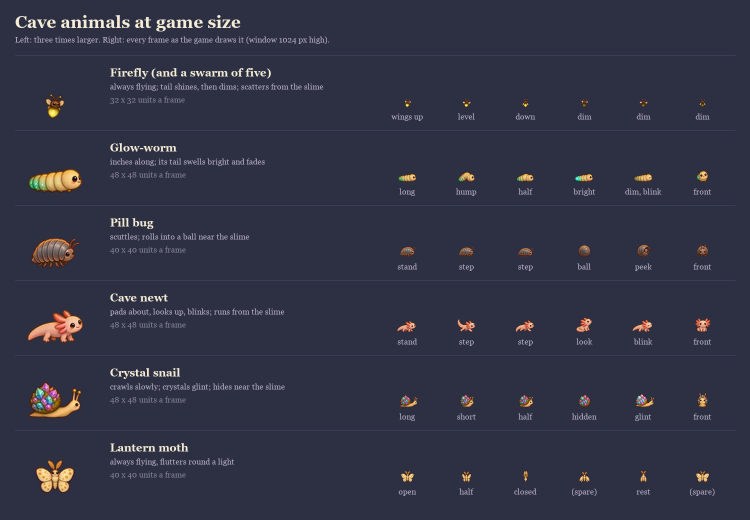
#> input picture asset/Originals/cave-animals/board/cave-animals-game-size.png, 1500 x 1040 px, given in place of cave-animals-2-7.png, which was not available (shown at 1/2 size)
$ python board.py ../board ../board/cave-animals-game-size.png
#> lines starting #> are read from the running program, lines starting #| are printed output that depends on the picture
# The cave animals' pick board (2026-11-12), in the look of the West town's boards
# (asset/Originals/town/villagers/tools/board.py).
#   python asset/Originals/cave-animals/tools/board.py <cuts dir> <out dir>
import sys
from PIL import Image, ImageDraw, ImageFont, ImageFilter

CUTS, OUT = sys.argv[1], sys.argv[2]
F = "C:/Windows/Fonts/"
def font(name, size): return ImageFont.truetype(F + name, size)
TITLE, HEAD, NAME, BODY, NUM = font("georgiab.ttf", 46), font("georgiab.ttf", 30), font("georgiab.ttf", 23), font("georgia.ttf", 17), font("georgiab.ttf", 20)
ITAL = font("georgiai.ttf", 17)
PAPER, INK, CARD = (52, 44, 58), (245, 236, 214), (74, 64, 80)
KIND = {"first": ((61, 130, 60), "FIRST SET"), "extra": ((196, 110, 30), "EXTRA"), "clash": ((176, 52, 52), "LOOKS LIKE AN ENEMY")}


def wrap(text, fnt, width, draw):
    words, lines, line = text.split(), [], ""
    for w in words:
        t = (line + " " + w).strip()
        if draw.textlength(t, font=fnt) <= width:
            line = t
        else:
            lines.append(line)
            line = w
    if line:
        lines.append(line)
    return lines


def card(fig_paths, code, name, role, where, kind, fig_h, cw=300, ch=430):
#> called with code = 'C1', name = 'Fireflies', kind = 'first', fig_h = 190, cw = 300, ch = 430
    c = Image.new("RGBA", (cw, ch), CARD + (255,))
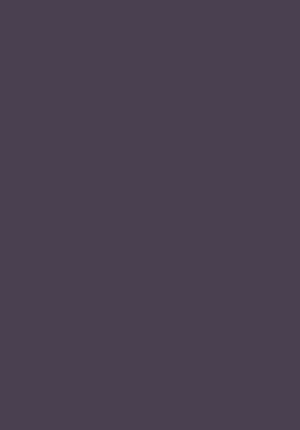
#> c: PIL image 300x430 RGBA; mean R, G, B, A 74, 64, 80, 255
    d = ImageDraw.Draw(c)
    d.rounded_rectangle((0, 0, cw - 1, ch - 1), 14, outline=(150, 130, 160), width=3)
    figs = [Image.open(p).convert("RGBA") for p in fig_paths]
#> figs = 1 item
    hs = fig_h if isinstance(fig_h, list) else [fig_h] * len(figs)
#> hs = [190]
    figs = [f.resize((max(1, int(f.width * h / f.height)), h), Image.LANCZOS) for f, h in zip(figs, hs)]
    total = sum(f.width for f in figs) + 6 * (len(figs) - 1)
#> total = 274
    scale = min(1.0, (cw - 24) / total)
#> scale = 1
    if scale < 1.0:
        figs = [f.resize((max(1, int(f.width * scale)), max(1, int(f.height * scale))), Image.LANCZOS) for f in figs]
        total = sum(f.width for f in figs) + 6 * (len(figs) - 1)
    x, base = (cw - total) // 2, 262
#> x = 13; base = 262
    for f in figs:
        sh = Image.new("RGBA", c.size, (0, 0, 0, 0))
        ImageDraw.Draw(sh).ellipse((x + f.width * 0.15, base - 10, x + f.width * 0.85, base + 8), fill=(10, 6, 14, 120))
        c.alpha_composite(sh.filter(ImageFilter.GaussianBlur(4)))
        c.alpha_composite(f, (x, base - f.height))
        x += f.width + 6
#> this loop made 1 pass
#> x on pass 1: 293
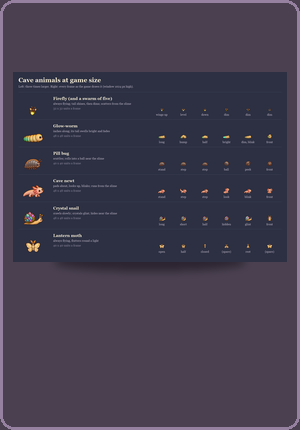
#> c: PIL image 300x430 RGBA; mean R, G, B, A 66.2, 61.1, 77.7, 255
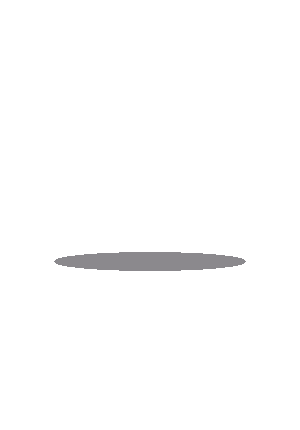
#> sh: PIL image 300x430 RGBA; mean R, G, B, A 0.2, 0.1, 0.3, 2.7; transparent parts drawn white
#> after the loop, x = 293
    col, label = KIND[kind]
    bw = max(52, d.textlength(code, font=NUM) + 20)
#> bw = 52
    d.rounded_rectangle((10, 10, 10 + bw, 46), 18, fill=col)
    d.text((10 + bw / 2, 28), code, font=NUM, fill="white", anchor="mm")
    tw = d.textlength(label, font=BODY) + 16
#> tw = 101.1
    d.rounded_rectangle((cw - tw - 10, 12, cw - 10, 40), 8, fill=col)
    d.text((cw - 10 - tw / 2, 26), label, font=BODY, fill="white", anchor="mm")
    y = 278
    d.text((cw / 2, y), name, font=NAME, fill=INK, anchor="ma")
    y += 32
    for ln in wrap(role, BODY, cw - 24, d):
#> in wrap, `words, lines, line = text.split(), [], ""`: words = ['A', 'swarm', 'that', 'drifts', 'and', 'blinks,', 'a', 'small', 'light', 'in', 'a', 'dark', 'room;', 'scatters', 'when', 'you', 'walk', 'in']; line = ''
        d.text((cw / 2, y), ln, font=BODY, fill=INK, anchor="ma")
        y += 22
#> this loop made 3 passes
#> after the loop, y = 376
    y += 6
#> y = 382
    for ln in wrap(where, ITAL, cw - 24, d):
        d.text((cw / 2, y), ln, font=ITAL, fill=(214, 190, 150), anchor="ma")
        y += 21
#> this loop made 3 passes
#> (ln, y) on passes 1 to 3: ('Dark rooms: the Mine, the', 403), ('glow-moss burrow, Weaver', 424), ('Hollow', 445)
#> after the loop, y = 445
    return c


def board(title, subtitle, sections, out, per_row=6, cw=300, ch=430):
    gap, margin = 18, 40
    width = margin * 2 + per_row * cw + (per_row - 1) * gap
    rows = []
    for head, cards in sections:
        rows.append(("head", head))
        for i in range(0, len(cards), per_row):
            rows.append(("cards", cards[i:i + per_row]))
    height = 150 + sum(60 if k == "head" else ch + gap for k, _ in rows) + margin
    img = Image.new("RGBA", (width, height), PAPER + (255,))
    d = ImageDraw.Draw(img)
    d.text((margin, 34), title, font=TITLE, fill=INK)
    d.text((margin, 94), subtitle, font=font("georgiai.ttf", 22), fill=(214, 190, 150))
    y = 150
    for kind, item in rows:
        if kind == "head":
            d.text((margin, y + 12), item, font=HEAD, fill=INK)
            y += 60
        else:
            x = margin
            for c in item:
                img.alpha_composite(c, (x, y))
                x += cw + gap
            y += ch + gap
    img.convert("RGB").save(out, quality=92)
    print(out, img.size)


def C(s, n): return f"{CUTS}/cave-animals-{s}-{n}.png"


first = [
    card([C(2, 7)], "C1", "Fireflies", "A swarm that drifts and blinks, a small light in a dark room; scatters when you walk in",
        "Dark rooms: the Mine, the glow-moss burrow, Weaver Hollow", "first", 190),
    card([C(1, 3)], "C2", "Glow-worm", "Inches along slowly, its tail pulsing teal; a faint light in the dark; takes no notice of you",
        "Cave floors by the walls: every cave", "first", 150),
    card([C(1, 4), C(1, 5)], "C3", "Pill bug", "Scuttles about; rolls into a ball when you come near",
        "Cavern floors, the Lair, the desert caves", "first", [130, 120]),
    card([C(1, 6)], "C4", "Cave newt", "Pads about a pool's bank, sits and blinks; darts away when you come close",
        "By the pools of the Crystal Caverns and Gloop", "first", 170),
    card([C(1, 7)], "C5", "Crystal snail", "Crawls very slowly, its crystals glinting; hides in its shell if you come near",
        "Crystal Caverns and the Crystal Mine", "first", 170),
    card([C(2, 0)], "C6", "Lantern moth", "Flutters round and round a light, never lands",
        "Round braziers, lamps and lanterns: the Mine's lamp tunnel, the Lair", "first", 160),
]
#> call 2 of card, with code = 'C2', name = 'Glow-worm', where = 'Cave floors by the walls: every cave', kind = 'first', fig_h = 150, cw = 300, ch = 430
#> in card (call 2), `hs = fig_h if isinstance(fig_h, list) else [fig_h] * len(figs)`: hs = [150]
#> in card (call 2), `total = sum(f.width for f in figs) + 6 * (len(figs) - 1)`: total = 216
#> in card (call 2), `x, base = (cw - total) // 2, 262`: x = 42
#> the loop in card (call 2), `for f in figs:` made 1 pass
#> x on pass 1: 264
#> after the loop in card (call 2), `for f in figs:`:
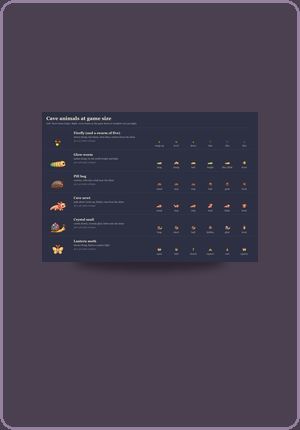
#> c: PIL image 300x430 RGBA; mean R, G, B, A 70.1, 63, 79.5, 255
#> after the loop in card (call 2), `for f in figs:`: x = 264
#> the loop in card (call 2), `for ln in wrap(role, BODY, cw - 24, d):` made 3 passes
#> after the loop in card (call 2), `for ln in wrap(role, BODY, cw - 24, d):`: y = 376
#> in card (call 2), `y += 6`: y = 382
#> the loop in card (call 2), `for ln in wrap(where, ITAL, cw - 24, d):` made 2 passes
#> after the loop in card (call 2), `for ln in wrap(where, ITAL, cw - 24, d):`: y = 424
#> (the run stopped early here; a loop or call above may not have finished)
